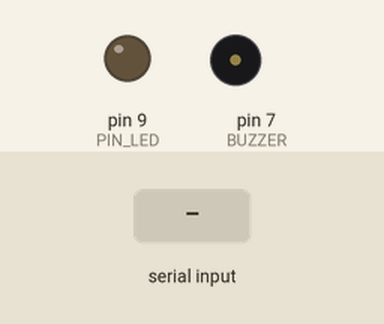
Simulated run of this sketch. Board: Arduino Uno, built with avr-gcc and run on an emulated ATmega328P. Parts: output pins drawn as LEDs (lit = HIGH), buzzer (waves = sounding, pin HIGH). The inputs (shaded band) are chosen by the test bench.

Above: at 1.2 s.
1.3 s: byte 30 received over Serial
At 2.3 s:
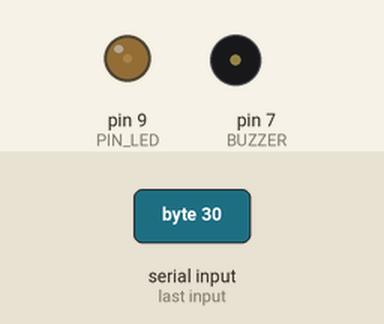
2.8 s: byte 90 received over Serial
At 3.4 s:
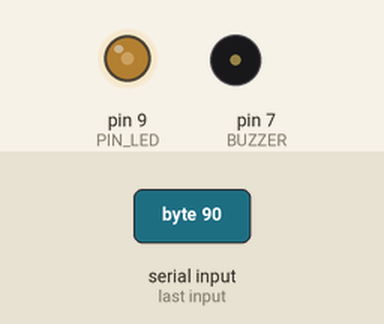
Timing chart, 0 to 5.8 s (numbered marks = the images above; inputs shaded):
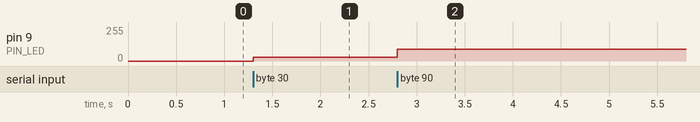

The sketch:

03_11_finger.ino
```cpp
#define PIN_LED 9
#define BUZZER 7

void setup() {
  // put your setup code here, to run once:

  Serial.begin(115200);
  pinMode(PIN_LED, OUTPUT);
  pinMode(BUZZER, OUTPUT);
}

void loop() {
  // put your main code here, to run repeatedly:
  if (Serial.available() > 0) {
    int ledBrightness = Serial.read();

    ledBrightness = constrain(ledBrightness, 0, 255);
    analogWrite(PIN_LED, ledBrightness);
    if (ledBrightness > 127) {
      digitalWrite(BUZZER, HIGH);
    } else {
      digitalWrite(BUZZER, LOW);
    }
  }
}
```

Measured:
- after the input at 1.3 s, pin 9 (PIN_LED): 0/255 → 30/255 at once
- after the input at 2.8 s, pin 9 (PIN_LED): 30/255 → 90/255 at once
